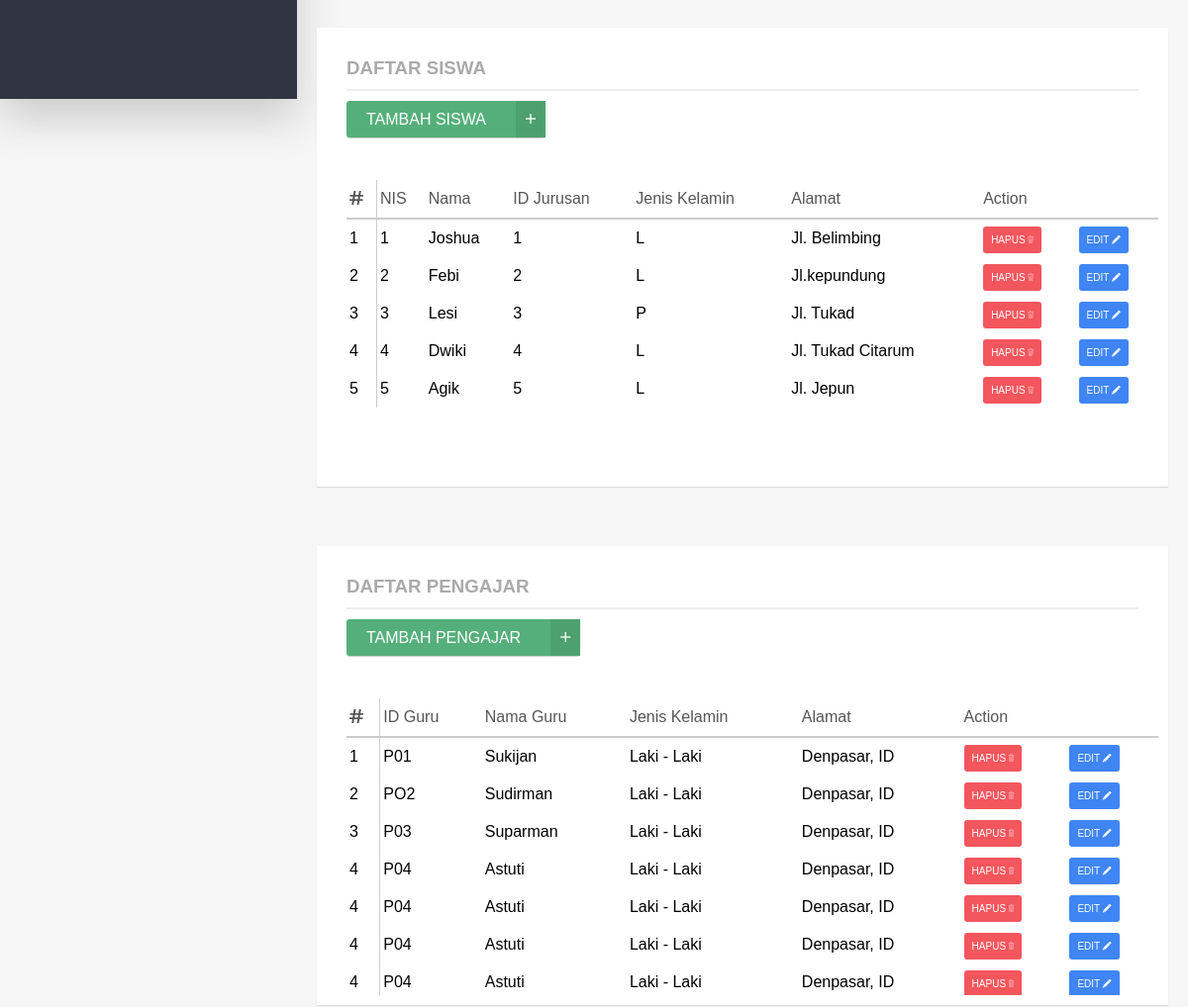
The app's page / (signed in, middle part), older data.
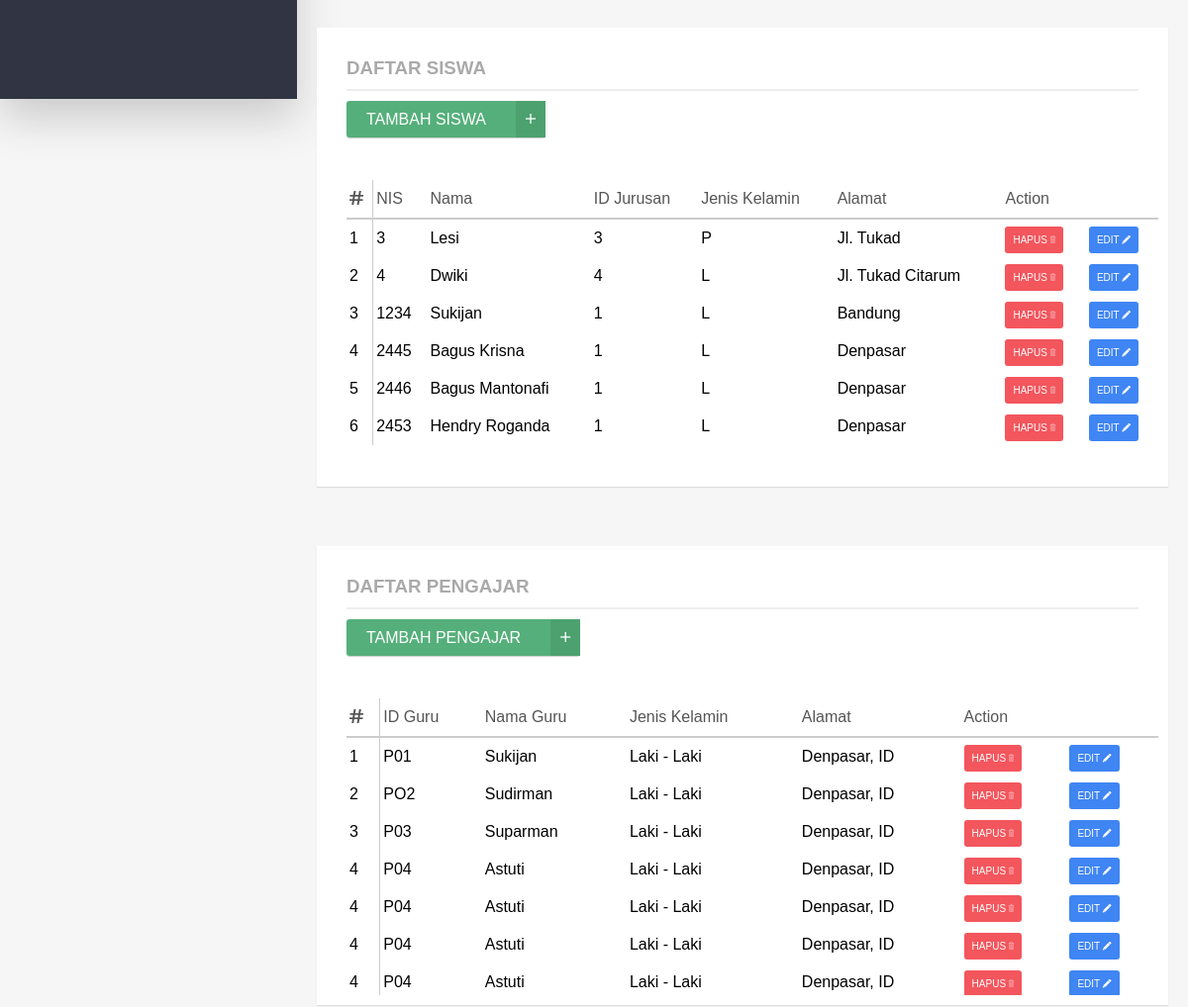
The same page, newer data.
### tables this page shows
CREATE TABLE IF NOT EXISTS `siswa` (
  `NIS` int(4) NOT NULL,
  `nama` varchar(50) NOT NULL,
  `id_jurusan` int(1) NOT NULL,
  `jk` varchar(1) NOT NULL,
  `alamat` varchar(50) NOT NULL
);

### partials/list/siswa.php (the view)
<div id="siswa">
	<div class="list-table">
		<div class="card">
			<div class="header">
				<h3>DAFTAR SISWA</h3>
				<hr>
			</div>
			<div class="command">
				<a href="pages/form/tambah/siswa.php" class="btn-tambah">TAMBAH SISWA</a>
			</div>
			<div class="list">
				<div class="scrolling">
					<table>
						<thead>
							<tr>
								<th><i class="icon ion-pound"></i></th>
								<th>NIS</th>
								<th>Nama</th>
								<th>ID Jurusan</th>
								<th>Jenis Kelamin</th>
								<th>Alamat</th>
								<th colspan="2" align="center">Action</th>
							</tr>
						</thead>
						<tbody>
                        <?php
							$urut = 1;
							$tampilkan = mysql_query("select * from siswa");
							while ($hasil = mysql_fetch_array($tampilkan)){
								echo'
								<tr>
								<td>'.$urut.'</td>
								<td>'.$hasil[0].'</td>
								<td>'.$hasil[1].'</td>
								<td>'.$hasil[2].'</td>
								<td>'.$hasil[3].'</td>
								<td>'.$hasil[4].'</td>
								<td>
									<a href="http://localhost/design-adm/pages/form/Hapus/ProsesHapusSiswa.php?nis='.$hasil[0].'" class="hapus">
										HAPUS
									<i class="icon ion-ios-trash-outline"></i>
									</a>
								</td>
								<td>
									<a href="http://localhost/design-adm/pages/form/update/UpdateSiswa.php?nis='.$hasil[0].'" class="edit">
										EDIT
									<i class="icon ion-edit"></i>
									</a>
								</td>
							</tr>';
							$urut++;
							}
							?>
						</tbody>
					</table>
				</div>
			</div>
		</div>
	</div>
</div>

### index.php (shortened to what this page needs)
<!DOCTYPE html>
<html lang="en">
<head>
	<link rel="stylesheet" href="css/ionicons.min.css">
	<link rel="stylesheet" href="css/nprogress.css">
	<link rel="stylesheet" href="css/style.css">
</head>
<body>
	<nav>
	</nav>
	<section id="main">
		<div id="content">
			<?php include "partials/list/siswa.php"; ?>
			<?php include "partials/list/guru.php"; ?>
		</div>
	</section>
</body>
</html>

### partials/list/guru.php (shortened to what this page needs)
<div id="guru">
	<div class="list-table">
		<div class="card">
			<div class="header">
				<h3>DAFTAR PENGAJAR</h3>
				<hr>
			</div>
			<div class="command">
				<a href="pages/form/tambah/guru.php" class="btn-tambah">TAMBAH PENGAJAR</a>
			</div>
			<div class="list">
			<div class="scrolling">
				<table>
					<thead>
						<tr>
							<th><i class="icon ion-pound"></i></th>
							<th>ID Guru</th>
							<th>Nama Guru</th>
							<th>Jenis Kelamin</th>
							<th>Alamat</th>
							<th colspan="2" align="center">Action</th>
						</tr>
					</thead>
					<tbody>
						<tr>
							<td>1</td>
							<td>P01</td>
							<td>Sukijan</td>
							<td>Laki - Laki</td>
							<td>Denpasar, ID</td>
							<td>
								<a href="" class="hapus">
									HAPUS
								<i class="icon ion-ios-trash-outline"></i>
								</a>
							</td>
							<td>
								<a href="" class="edit">
									EDIT
								<i class="icon ion-edit"></i>
								</a>
							</td>
						</tr>
						<tr>
							<td>2</td>
							<td>PO2</td>
							<td>Sudirman</td>
							<td>Laki - Laki</td>
							<td>Denpasar, ID</td>
							<td>
								<a href="" class="hapus">
									HAPUS
								<i class="icon ion-ios-trash-outline"></i>
								</a>
							</td>
							<td>
								<a href="" class="edit">
									EDIT
								<i class="icon ion-edit"></i>
								</a>
							</td>
						</tr>
						<tr>
							<td>3</td>
							<td>P03</td>
							<td>Suparman</td>
							<td>Laki - Laki</td>
							<td>Denpasar, ID</td>
							<td>
								<a href="" class="hapus">
									HAPUS
								<i class="icon ion-ios-trash-outline"></i>
								</a>
							</td>
							<td>
								<a href="" class="edit">
									EDIT
								<i class="icon ion-edit"></i>
								</a>
							</td>
						</tr>
						<tr>
							<td>4</td>
							<td>P04</td>
							<td>Astuti</td>
							<td>Laki - Laki</td>
							<td>Denpasar, ID</td>
							<td>
								<a href="" class="hapus">
									HAPUS
								<i class="icon ion-ios-trash-outline"></i>
								</a>
							</td>
							<td>
								<a href="" class="edit">
									EDIT
								<i class="icon ion-edit"></i>
								</a>
							</td>
						</tr>
						<tr>
							<td>4</td>
							<td>P04</td>
							<td>Astuti</td>
							<td>Laki - Laki</td>
							<td>Denpasar, ID</td>
							<td>
								<a href="" class="hapus">
									HAPUS
								<i class="icon ion-ios-trash-outline"></i>
								</a>
							</td>
							<td>
								<a href="" class="edit">
									EDIT
								<i class="icon ion-edit"></i>
								</a>
							</td>
						</tr>
						<tr>
							<td>4</td>
							<td>P04</td>
							<td>Astuti</td>
							<td>Laki - Laki</td>
							<td>Denpasar, ID</td>
							<td>
								<a href="" class="hapus">
									HAPUS
								<i class="icon ion-ios-trash-outline"></i>
								</a>
							</td>
							<td>
								<a href="" class="edit">
									EDIT
								<i class="icon ion-edit"></i>
								</a>
							</td>
						</tr>
						<tr>
							<td>4</td>
							<td>P04</td>
							<td>Astuti</td>
							<td>Laki - Laki</td>
							<td>Denpasar, ID</td>
							<td>
								<a href="" class="hapus">
									HAPUS
								<i class="icon ion-ios-trash-outline"></i>
								</a>
							</td>
							<td>
								<a href="" class="edit">
									EDIT
								<i class="icon ion-edit"></i>
								</a>
							</td>
						</tr>
					</tbody>
				</table>
				</div>
			</div>
		</div>
	</div>
</div>

### css/style.css (style rules this page uses)
* { padding: 0; margin: 0; }
body { font-family: 'raleway',sans-serif; background: #F6F6F6; }
div, nav, header, footer, input, section, table, textarea { box-sizing: border-box; }
.card { background: #fff; min-height: 100px; width: 100%; box-shadow: 0 1px 1px 0 #ddd; }
nav { float: left; width: 25%; height: 100vh; box-shadow: 0 20px 40px 0 #ccc; background: #313443; position: fixed; }
section#main { margin-left: 25%; width: 75%; height: 100vh; float: left; }
section#main:after { display: block; content: ""; clear: both; }
section#main div#content { width: 100%; }
section#main div#content:after { clear: both; display: block; content: ""; }
section#main div#content div.header { padding: 10px 30px; padding-top: 30px; }
section#main div#content div.header h3 { color: #aaa; font-weight: 600; }
section#main div#content div.header hr { border: 1px solid #eee; margin-top: 10px; }
section#main div#content div.list-table { width: 100%; padding: 30px 20px; position: relative; }
section#main div#content div.list-table div.command { width: 100%; min-height: 70px; padding: 10px 30px; padding-right: 20px; display: block; }
section#main div#content div.list-table div.list { padding: 10px 30px; padding-right: 10px; display: block; }
section#main div#content div.list-table div.list div.scrolling { overflow-y: scroll; height: 300px; }
section#main div#content div.list-table div.list table { border-collapse: collapse; width: 100%; }
section#main div#content div.list-table div.list table .hapus, section#main div#content div.list-table div.list table .edit { font-size: 10px; padding: 8px; text-decoration: none; color: #fff; font-family: 'montserrat',sans-serif; border-radius: 3px; }
section#main div#content div.list-table div.list table .hapus { background: #F3565D; }
section#main div#content div.list-table div.list table .edit { background: #3F85F3; }
section#main div#content div.list-table div.list table thead { background: #fff; }
section#main div#content div.list-table div.list table thead th:nth-of-type(1) { border-right: 1px solid #ccc; }
section#main div#content div.list-table div.list table tbody tr td { padding: 10px 3px; }
section#main div#content div.list-table div.list table tbody tr td:nth-of-type(1) { border-right: 1px solid #ccc; }
section#main div#content div.list-table div.list table thead { border-bottom: 1px solid #ccc; }
section#main div#content div.list-table div.list table thead th { padding: 10px 3px; font-weight: 200; color: #555; text-align: left; font-family: 'montserrat',sans-serif; }
#dahsboard, #siswa { width: 100%; min-height: 1px; }
.btn-tambah { background: #55AF7A; color: #fff; padding: 10px 20px; font-family: 'montserrat',sans-serif; border: none; box-shadow: 0 1px 1px 0 #ccc; border-radius: 3px; position: relative; padding-right: 60px; text-decoration: none; }
.btn-tambah:after { content: "\f2c7"; font-family: 'ionicons'; position: absolute; top: 0; bottom: 0; right: 0; padding: 10px; background: #4CA16F; }

Row changes from the older to the newer data that the page shows:
removed siswa: NIS "1", nama "Joshua", id_jurusan "1", jk "L", alamat "Jl. Belimbing"
removed siswa: NIS "2", nama "Febi", id_jurusan "2", jk "L", alamat "Jl.kepundung"
removed siswa: NIS "5", nama "Agik", id_jurusan "5", jk "L", alamat "Jl. Jepun"
added siswa: NIS "1234", nama "Sukijan", id_jurusan "1", jk "L", alamat "Bandung"
added siswa: NIS "2445", nama "Bagus Krisna", id_jurusan "1", jk "L", alamat "Denpasar"
added siswa: NIS "2446", nama "Bagus Mantonafi", id_jurusan "1", jk "L", alamat "Denpasar"
added siswa: NIS "2453", nama "Hendry Roganda", id_jurusan "1", jk "L", alamat "Denpasar"
